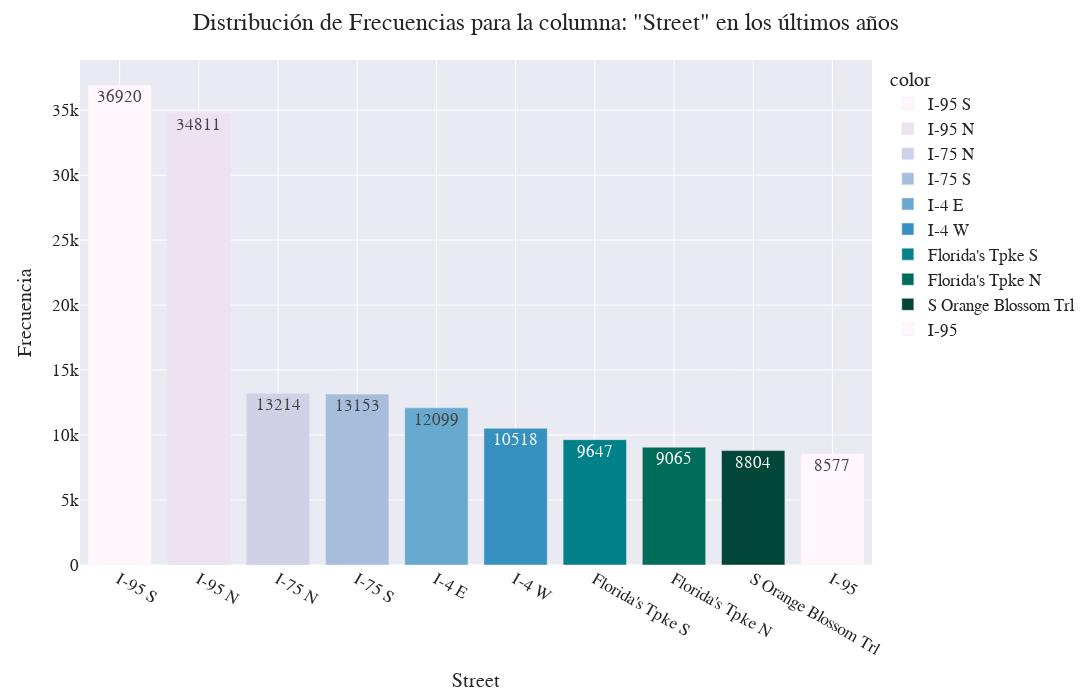
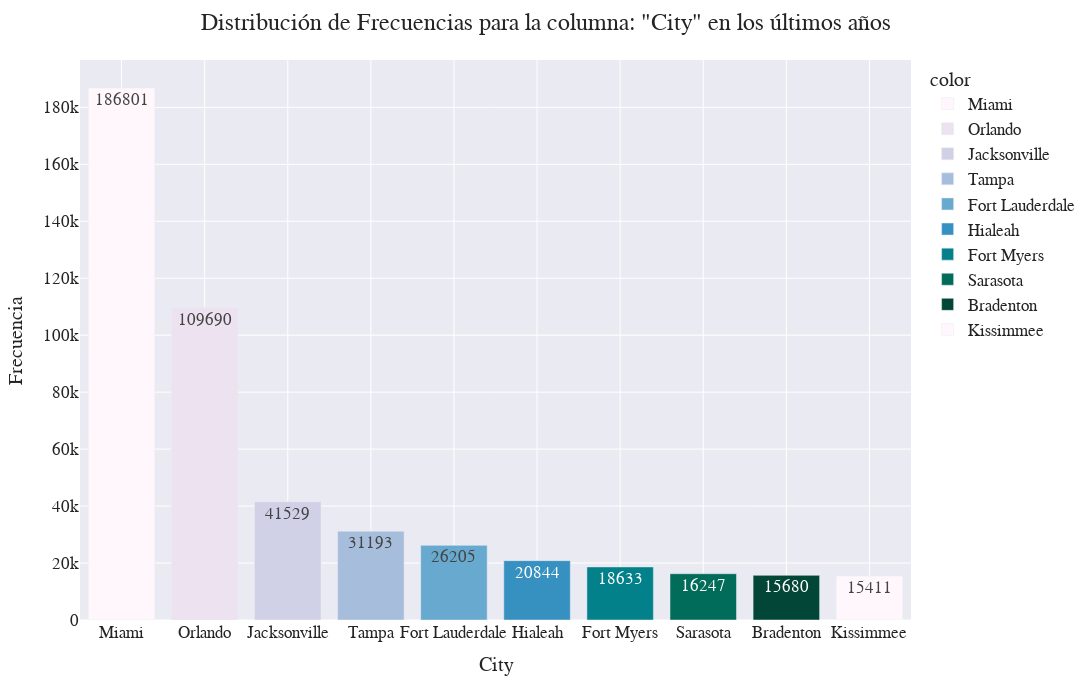
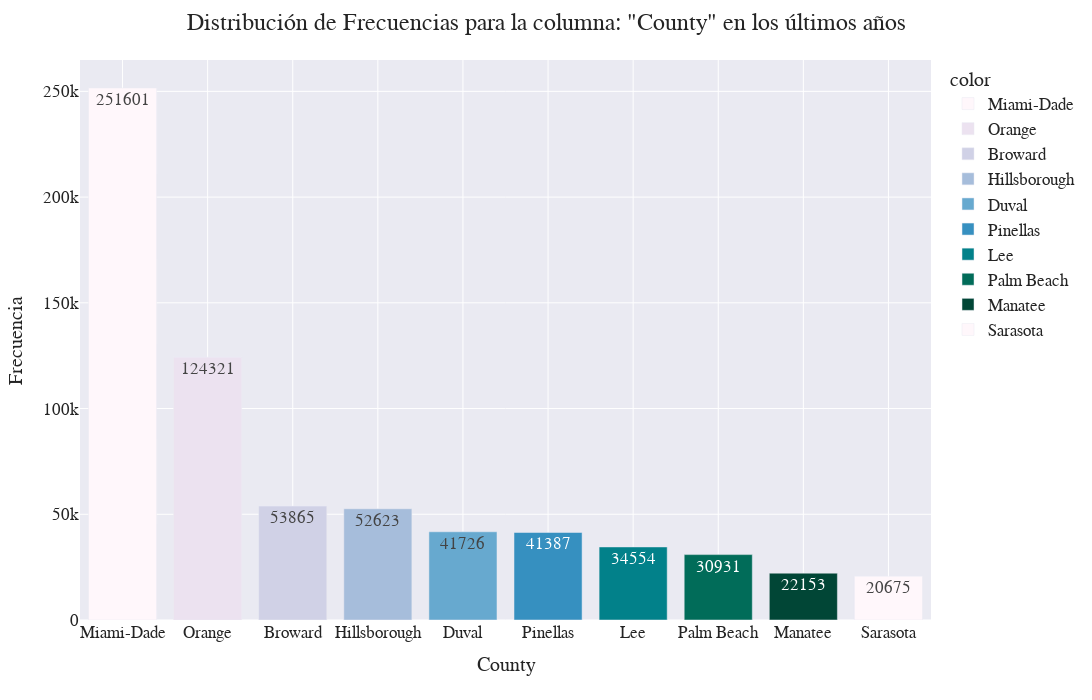
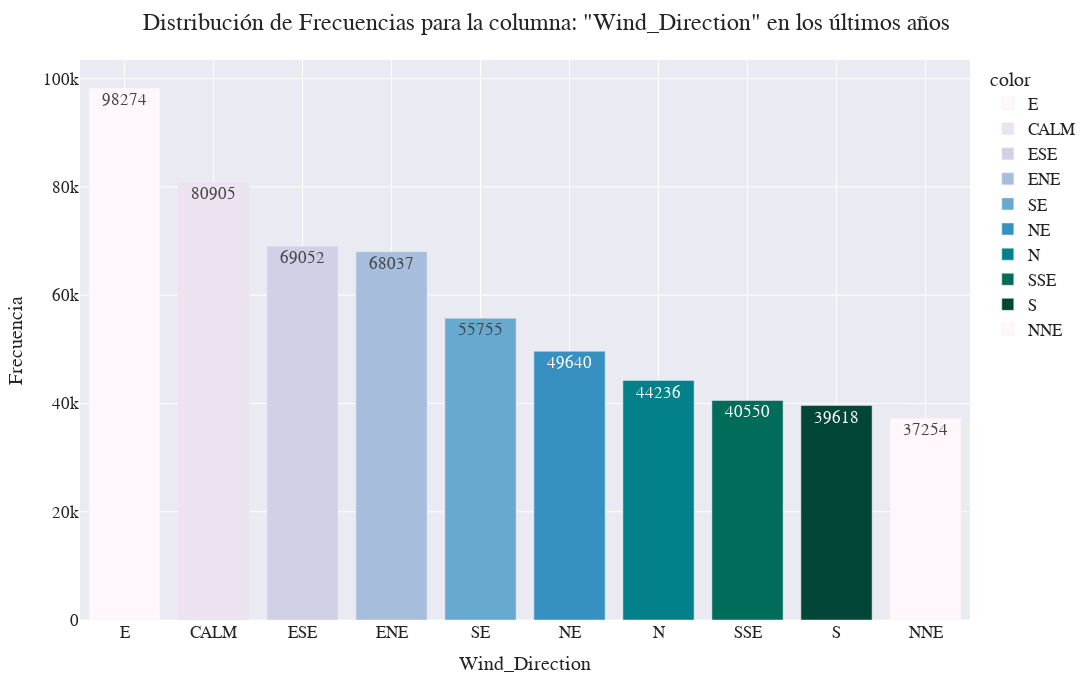

Notebook source saved alongside these figures, in order:
### Code cell
# Visualización de las frecuencias de los valores de las columnas categóricas
# Iteramos sobre el top ten
for columna in frecuencias_df['Columna'].unique():

    # Filtrar el DataFrame para la columna actual
    df_columna = frecuencias_df[frecuencias_df['Columna'] == columna]

    # Crear el gráfico de barras
    fig = px.bar(
      y=df_columna['Frecuencia'],
      x=df_columna['Valor'],
      color=df_columna['Valor'],
      color_discrete_sequence=px.colors.sequential.PuBuGn,
      text=df_columna['Frecuencia'],
      template='seaborn'    # templates disponibles: ['ggplot2', 'seaborn', 'simple_white', 'plotly', 'plotly_white', 'plotly_dark', 'presentation', 'xgridoff','ygridoff', 'gridon', 'none']
      #link: https://plotly.com/python/templates/
    )

    #
    fig.update_layout(
        #title_text=f'Distribución de Frecuencias para la columna: "{columna}" en los últimos {count_of_years} años',
        title_text=f'Distribución de Frecuencias para la columna: "{columna}" en los últimos años',
        height=700,
        width=1800,
        xaxis_title=columna,
        yaxis_title="Frecuencia",
        font=dict(size=17, family="Franklin Gothic")
    )


    fig.show()
    print("\n")

### Figure 1 — Plotly figure (JSON) as saved in the notebook; plotly's stock layout.template omitted (floating-point values rounded to 4 significant figures)
{"data": [{"alignmentgroup": "True", "hovertemplate": "color=I-95 S<br>x=%{x}<br>y=%{y}<br>text=%{text}<extra></extra>", "legendgroup": "I-95 S", "marker": {"color": "rgb(255,247,251)", "pattern": {"shape": ""}}, "name": "I-95 S", "offsetgroup": "I-95 S", "orientation": "v", "showlegend": true, "text": [36920], "textposition": "auto", "type": "bar", "x": ["I-95 S"], "xaxis": "x", "y": [36920], "yaxis": "y"}, {"alignmentgroup": "True", "hovertemplate": "color=I-95 N<br>x=%{x}<br>y=%{y}<br>text=%{text}<extra></extra>", "legendgroup": "I-95 N", "marker": {"color": "rgb(236,226,240)", "pattern": {"shape": ""}}, "name": "I-95 N", "offsetgroup": "I-95 N", "orientation": "v", "showlegend": true, "text": [34811], "textposition": "auto", "type": "bar", "x": ["I-95 N"], "xaxis": "x", "y": [34811], "yaxis": "y"}, {"alignmentgroup": "True", "hovertemplate": "color=I-75 N<br>x=%{x}<br>y=%{y}<br>text=%{text}<extra></extra>", "legendgroup": "I-75 N", "marker": {"color": "rgb(208,209,230)", "pattern": {"shape": ""}}, "name": "I-75 N", "offsetgroup": "I-75 N", "orientation": "v", "showlegend": true, "text": [13214], "textposition": "auto", "type": "bar", "x": ["I-75 N"], "xaxis": "x", "y": [13214], "yaxis": "y"}, {"alignmentgroup": "True", "hovertemplate": "color=I-75 S<br>x=%{x}<br>y=%{y}<br>text=%{text}<extra></extra>", "legendgroup": "I-75 S", "marker": {"color": "rgb(166,189,219)", "pattern": {"shape": ""}}, "name": "I-75 S", "offsetgroup": "I-75 S", "orientation": "v", "showlegend": true, "text": [13153], "textposition": "auto", "type": "bar", "x": ["I-75 S"], "xaxis": "x", "y": [13153], "yaxis": "y"}, {"alignmentgroup": "True", "hovertemplate": "color=I-4 E<br>x=%{x}<br>y=%{y}<br>text=%{text}<extra></extra>", "legendgroup": "I-4 E", "marker": {"color": "rgb(103,169,207)", "pattern": {"shape": ""}}, "name": "I-4 E", "offsetgroup": "I-4 E", "orientation": "v", "showlegend": true, "text": [12099], "textposition": "auto", "type": "bar", "x": ["I-4 E"], "xaxis": "x", "y": [12099], "yaxis": "y"}, {"alignmentgroup": "True", "hovertemplate": "color=I-4 W<br>x=%{x}<br>y=%{y}<br>text=%{text}<extra></extra>", "legendgroup": "I-4 W", "marker": {"color": "rgb(54,144,192)", "pattern": {"shape": ""}}, "name": "I-4 W", "offsetgroup": "I-4 W", "orientation": "v", "showlegend": true, "text": [10518], "textposition": "auto", "type": "bar", "x": ["I-4 W"], "xaxis": "x", "y": [10518], "yaxis": "y"}, {"alignmentgroup": "True", "hovertemplate": "color=Florida's Tpke S<br>x=%{x}<br>y=%{y}<br>text=%{text}<extra></extra>", "legendgroup": "Florida's Tpke S", "marker": {"color": "rgb(2,129,138)", "pattern": {"shape": ""}}, "name": "Florida's Tpke S", "offsetgroup": "Florida's Tpke S", "orientation": "v", "showlegend": true, "text": [9647], "textposition": "auto", "type": "bar", "x": ["Florida's Tpke S"], "xaxis": "x", "y": [9647], "yaxis": "y"}, {"alignmentgroup": "True", "hovertemplate": "color=Florida's Tpke N<br>x=%{x}<br>y=%{y}<br>text=%{text}<extra></extra>", "legendgroup": "Florida's Tpke N", "marker": {"color": "rgb(1,108,89)", "pattern": {"shape": ""}}, "name": "Florida's Tpke N", "offsetgroup": "Florida's Tpke N", "orientation": "v", "showlegend": true, "text": [9065], "textposition": "auto", "type": "bar", "x": ["Florida's Tpke N"], "xaxis": "x", "y": [9065], "yaxis": "y"}, {"alignmentgroup": "True", "hovertemplate": "color=S Orange Blossom Trl<br>x=%{x}<br>y=%{y}<br>text=%{text}<extra></extra>", "legendgroup": "S Orange Blossom Trl", "marker": {"color": "rgb(1,70,54)", "pattern": {"shape": ""}}, "name": "S Orange Blossom Trl", "offsetgroup": "S Orange Blossom Trl", "orientation": "v", "showlegend": true, "text": [8804], "textposition": "auto", "type": "bar", "x": ["S Orange Blossom Trl"], "xaxis": "x", "y": [8804], "yaxis": "y"}, {"alignmentgroup": "True", "hovertemplate": "color=I-95<br>x=%{x}<br>y=%{y}<br>text=%{text}<extra></extra>", "legendgroup": "I-95", "marker": {"color": "rgb(255,247,251)", "pattern": {"shape": ""}}, "name": "I-95", "offsetgroup": "I-95", "orientation": "v", "showlegend": true, "text": [8577], "textposition": "auto", "type": "bar", "x": ["I-95"], "xaxis": "x", "y": [8577], "yaxis": "y"}], "layout": {"barmode": "relative", "font": {"family": "Franklin Gothic", "size": 17}, "height": 700, "legend": {"title": {"text": "color"}, "tracegroupgap": 0}, "margin": {"t": 60}, "title": {"text": "Distribución de Frecuencias para la columna: \"Street\" en los últimos años"}, "width": 1800, "xaxis": {"anchor": "y", "domain": [0, 1], "title": {"text": "Street"}}, "yaxis": {"anchor": "x", "domain": [0, 1], "title": {"text": "Frecuencia"}}}}

### Figure 2 — Plotly figure (JSON) as saved in the notebook; plotly's stock layout.template omitted (floating-point values rounded to 4 significant figures)
{"data": [{"alignmentgroup": "True", "hovertemplate": "color=Miami<br>x=%{x}<br>y=%{y}<br>text=%{text}<extra></extra>", "legendgroup": "Miami", "marker": {"color": "rgb(255,247,251)", "pattern": {"shape": ""}}, "name": "Miami", "offsetgroup": "Miami", "orientation": "v", "showlegend": true, "text": [186801], "textposition": "auto", "type": "bar", "x": ["Miami"], "xaxis": "x", "y": [186801], "yaxis": "y"}, {"alignmentgroup": "True", "hovertemplate": "color=Orlando<br>x=%{x}<br>y=%{y}<br>text=%{text}<extra></extra>", "legendgroup": "Orlando", "marker": {"color": "rgb(236,226,240)", "pattern": {"shape": ""}}, "name": "Orlando", "offsetgroup": "Orlando", "orientation": "v", "showlegend": true, "text": [109690], "textposition": "auto", "type": "bar", "x": ["Orlando"], "xaxis": "x", "y": [109690], "yaxis": "y"}, {"alignmentgroup": "True", "hovertemplate": "color=Jacksonville<br>x=%{x}<br>y=%{y}<br>text=%{text}<extra></extra>", "legendgroup": "Jacksonville", "marker": {"color": "rgb(208,209,230)", "pattern": {"shape": ""}}, "name": "Jacksonville", "offsetgroup": "Jacksonville", "orientation": "v", "showlegend": true, "text": [41529], "textposition": "auto", "type": "bar", "x": ["Jacksonville"], "xaxis": "x", "y": [41529], "yaxis": "y"}, {"alignmentgroup": "True", "hovertemplate": "color=Tampa<br>x=%{x}<br>y=%{y}<br>text=%{text}<extra></extra>", "legendgroup": "Tampa", "marker": {"color": "rgb(166,189,219)", "pattern": {"shape": ""}}, "name": "Tampa", "offsetgroup": "Tampa", "orientation": "v", "showlegend": true, "text": [31193], "textposition": "auto", "type": "bar", "x": ["Tampa"], "xaxis": "x", "y": [31193], "yaxis": "y"}, {"alignmentgroup": "True", "hovertemplate": "color=Fort Lauderdale<br>x=%{x}<br>y=%{y}<br>text=%{text}<extra></extra>", "legendgroup": "Fort Lauderdale", "marker": {"color": "rgb(103,169,207)", "pattern": {"shape": ""}}, "name": "Fort Lauderdale", "offsetgroup": "Fort Lauderdale", "orientation": "v", "showlegend": true, "text": [26205], "textposition": "auto", "type": "bar", "x": ["Fort Lauderdale"], "xaxis": "x", "y": [26205], "yaxis": "y"}, {"alignmentgroup": "True", "hovertemplate": "color=Hialeah<br>x=%{x}<br>y=%{y}<br>text=%{text}<extra></extra>", "legendgroup": "Hialeah", "marker": {"color": "rgb(54,144,192)", "pattern": {"shape": ""}}, "name": "Hialeah", "offsetgroup": "Hialeah", "orientation": "v", "showlegend": true, "text": [20844], "textposition": "auto", "type": "bar", "x": ["Hialeah"], "xaxis": "x", "y": [20844], "yaxis": "y"}, {"alignmentgroup": "True", "hovertemplate": "color=Fort Myers<br>x=%{x}<br>y=%{y}<br>text=%{text}<extra></extra>", "legendgroup": "Fort Myers", "marker": {"color": "rgb(2,129,138)", "pattern": {"shape": ""}}, "name": "Fort Myers", "offsetgroup": "Fort Myers", "orientation": "v", "showlegend": true, "text": [18633], "textposition": "auto", "type": "bar", "x": ["Fort Myers"], "xaxis": "x", "y": [18633], "yaxis": "y"}, {"alignmentgroup": "True", "hovertemplate": "color=Sarasota<br>x=%{x}<br>y=%{y}<br>text=%{text}<extra></extra>", "legendgroup": "Sarasota", "marker": {"color": "rgb(1,108,89)", "pattern": {"shape": ""}}, "name": "Sarasota", "offsetgroup": "Sarasota", "orientation": "v", "showlegend": true, "text": [16247], "textposition": "auto", "type": "bar", "x": ["Sarasota"], "xaxis": "x", "y": [16247], "yaxis": "y"}, {"alignmentgroup": "True", "hovertemplate": "color=Bradenton<br>x=%{x}<br>y=%{y}<br>text=%{text}<extra></extra>", "legendgroup": "Bradenton", "marker": {"color": "rgb(1,70,54)", "pattern": {"shape": ""}}, "name": "Bradenton", "offsetgroup": "Bradenton", "orientation": "v", "showlegend": true, "text": [15680], "textposition": "auto", "type": "bar", "x": ["Bradenton"], "xaxis": "x", "y": [15680], "yaxis": "y"}, {"alignmentgroup": "True", "hovertemplate": "color=Kissimmee<br>x=%{x}<br>y=%{y}<br>text=%{text}<extra></extra>", "legendgroup": "Kissimmee", "marker": {"color": "rgb(255,247,251)", "pattern": {"shape": ""}}, "name": "Kissimmee", "offsetgroup": "Kissimmee", "orientation": "v", "showlegend": true, "text": [15411], "textposition": "auto", "type": "bar", "x": ["Kissimmee"], "xaxis": "x", "y": [15411], "yaxis": "y"}], "layout": {"barmode": "relative", "font": {"family": "Franklin Gothic", "size": 17}, "height": 700, "legend": {"title": {"text": "color"}, "tracegroupgap": 0}, "margin": {"t": 60}, "title": {"text": "Distribución de Frecuencias para la columna: \"City\" en los últimos años"}, "width": 1800, "xaxis": {"anchor": "y", "domain": [0, 1], "title": {"text": "City"}}, "yaxis": {"anchor": "x", "domain": [0, 1], "title": {"text": "Frecuencia"}}}}

### Figure 3 — Plotly figure (JSON) as saved in the notebook; plotly's stock layout.template omitted (floating-point values rounded to 4 significant figures)
{"data": [{"alignmentgroup": "True", "hovertemplate": "color=Miami-Dade<br>x=%{x}<br>y=%{y}<br>text=%{text}<extra></extra>", "legendgroup": "Miami-Dade", "marker": {"color": "rgb(255,247,251)", "pattern": {"shape": ""}}, "name": "Miami-Dade", "offsetgroup": "Miami-Dade", "orientation": "v", "showlegend": true, "text": [251601], "textposition": "auto", "type": "bar", "x": ["Miami-Dade"], "xaxis": "x", "y": [251601], "yaxis": "y"}, {"alignmentgroup": "True", "hovertemplate": "color=Orange<br>x=%{x}<br>y=%{y}<br>text=%{text}<extra></extra>", "legendgroup": "Orange", "marker": {"color": "rgb(236,226,240)", "pattern": {"shape": ""}}, "name": "Orange", "offsetgroup": "Orange", "orientation": "v", "showlegend": true, "text": [124321], "textposition": "auto", "type": "bar", "x": ["Orange"], "xaxis": "x", "y": [124321], "yaxis": "y"}, {"alignmentgroup": "True", "hovertemplate": "color=Broward<br>x=%{x}<br>y=%{y}<br>text=%{text}<extra></extra>", "legendgroup": "Broward", "marker": {"color": "rgb(208,209,230)", "pattern": {"shape": ""}}, "name": "Broward", "offsetgroup": "Broward", "orientation": "v", "showlegend": true, "text": [53865], "textposition": "auto", "type": "bar", "x": ["Broward"], "xaxis": "x", "y": [53865], "yaxis": "y"}, {"alignmentgroup": "True", "hovertemplate": "color=Hillsborough<br>x=%{x}<br>y=%{y}<br>text=%{text}<extra></extra>", "legendgroup": "Hillsborough", "marker": {"color": "rgb(166,189,219)", "pattern": {"shape": ""}}, "name": "Hillsborough", "offsetgroup": "Hillsborough", "orientation": "v", "showlegend": true, "text": [52623], "textposition": "auto", "type": "bar", "x": ["Hillsborough"], "xaxis": "x", "y": [52623], "yaxis": "y"}, {"alignmentgroup": "True", "hovertemplate": "color=Duval<br>x=%{x}<br>y=%{y}<br>text=%{text}<extra></extra>", "legendgroup": "Duval", "marker": {"color": "rgb(103,169,207)", "pattern": {"shape": ""}}, "name": "Duval", "offsetgroup": "Duval", "orientation": "v", "showlegend": true, "text": [41726], "textposition": "auto", "type": "bar", "x": ["Duval"], "xaxis": "x", "y": [41726], "yaxis": "y"}, {"alignmentgroup": "True", "hovertemplate": "color=Pinellas<br>x=%{x}<br>y=%{y}<br>text=%{text}<extra></extra>", "legendgroup": "Pinellas", "marker": {"color": "rgb(54,144,192)", "pattern": {"shape": ""}}, "name": "Pinellas", "offsetgroup": "Pinellas", "orientation": "v", "showlegend": true, "text": [41387], "textposition": "auto", "type": "bar", "x": ["Pinellas"], "xaxis": "x", "y": [41387], "yaxis": "y"}, {"alignmentgroup": "True", "hovertemplate": "color=Lee<br>x=%{x}<br>y=%{y}<br>text=%{text}<extra></extra>", "legendgroup": "Lee", "marker": {"color": "rgb(2,129,138)", "pattern": {"shape": ""}}, "name": "Lee", "offsetgroup": "Lee", "orientation": "v", "showlegend": true, "text": [34554], "textposition": "auto", "type": "bar", "x": ["Lee"], "xaxis": "x", "y": [34554], "yaxis": "y"}, {"alignmentgroup": "True", "hovertemplate": "color=Palm Beach<br>x=%{x}<br>y=%{y}<br>text=%{text}<extra></extra>", "legendgroup": "Palm Beach", "marker": {"color": "rgb(1,108,89)", "pattern": {"shape": ""}}, "name": "Palm Beach", "offsetgroup": "Palm Beach", "orientation": "v", "showlegend": true, "text": [30931], "textposition": "auto", "type": "bar", "x": ["Palm Beach"], "xaxis": "x", "y": [30931], "yaxis": "y"}, {"alignmentgroup": "True", "hovertemplate": "color=Manatee<br>x=%{x}<br>y=%{y}<br>text=%{text}<extra></extra>", "legendgroup": "Manatee", "marker": {"color": "rgb(1,70,54)", "pattern": {"shape": ""}}, "name": "Manatee", "offsetgroup": "Manatee", "orientation": "v", "showlegend": true, "text": [22153], "textposition": "auto", "type": "bar", "x": ["Manatee"], "xaxis": "x", "y": [22153], "yaxis": "y"}, {"alignmentgroup": "True", "hovertemplate": "color=Sarasota<br>x=%{x}<br>y=%{y}<br>text=%{text}<extra></extra>", "legendgroup": "Sarasota", "marker": {"color": "rgb(255,247,251)", "pattern": {"shape": ""}}, "name": "Sarasota", "offsetgroup": "Sarasota", "orientation": "v", "showlegend": true, "text": [20675], "textposition": "auto", "type": "bar", "x": ["Sarasota"], "xaxis": "x", "y": [20675], "yaxis": "y"}], "layout": {"barmode": "relative", "font": {"family": "Franklin Gothic", "size": 17}, "height": 700, "legend": {"title": {"text": "color"}, "tracegroupgap": 0}, "margin": {"t": 60}, "title": {"text": "Distribución de Frecuencias para la columna: \"County\" en los últimos años"}, "width": 1800, "xaxis": {"anchor": "y", "domain": [0, 1], "title": {"text": "County"}}, "yaxis": {"anchor": "x", "domain": [0, 1], "title": {"text": "Frecuencia"}}}}

### Figure 4 — Plotly figure (JSON) as saved in the notebook; plotly's stock layout.template omitted (floating-point values rounded to 4 significant figures)
{"data": [{"alignmentgroup": "True", "hovertemplate": "color=E<br>x=%{x}<br>y=%{y}<br>text=%{text}<extra></extra>", "legendgroup": "E", "marker": {"color": "rgb(255,247,251)", "pattern": {"shape": ""}}, "name": "E", "offsetgroup": "E", "orientation": "v", "showlegend": true, "text": [98274], "textposition": "auto", "type": "bar", "x": ["E"], "xaxis": "x", "y": [98274], "yaxis": "y"}, {"alignmentgroup": "True", "hovertemplate": "color=CALM<br>x=%{x}<br>y=%{y}<br>text=%{text}<extra></extra>", "legendgroup": "CALM", "marker": {"color": "rgb(236,226,240)", "pattern": {"shape": ""}}, "name": "CALM", "offsetgroup": "CALM", "orientation": "v", "showlegend": true, "text": [80905], "textposition": "auto", "type": "bar", "x": ["CALM"], "xaxis": "x", "y": [80905], "yaxis": "y"}, {"alignmentgroup": "True", "hovertemplate": "color=ESE<br>x=%{x}<br>y=%{y}<br>text=%{text}<extra></extra>", "legendgroup": "ESE", "marker": {"color": "rgb(208,209,230)", "pattern": {"shape": ""}}, "name": "ESE", "offsetgroup": "ESE", "orientation": "v", "showlegend": true, "text": [69052], "textposition": "auto", "type": "bar", "x": ["ESE"], "xaxis": "x", "y": [69052], "yaxis": "y"}, {"alignmentgroup": "True", "hovertemplate": "color=ENE<br>x=%{x}<br>y=%{y}<br>text=%{text}<extra></extra>", "legendgroup": "ENE", "marker": {"color": "rgb(166,189,219)", "pattern": {"shape": ""}}, "name": "ENE", "offsetgroup": "ENE", "orientation": "v", "showlegend": true, "text": [68037], "textposition": "auto", "type": "bar", "x": ["ENE"], "xaxis": "x", "y": [68037], "yaxis": "y"}, {"alignmentgroup": "True", "hovertemplate": "color=SE<br>x=%{x}<br>y=%{y}<br>text=%{text}<extra></extra>", "legendgroup": "SE", "marker": {"color": "rgb(103,169,207)", "pattern": {"shape": ""}}, "name": "SE", "offsetgroup": "SE", "orientation": "v", "showlegend": true, "text": [55755], "textposition": "auto", "type": "bar", "x": ["SE"], "xaxis": "x", "y": [55755], "yaxis": "y"}, {"alignmentgroup": "True", "hovertemplate": "color=NE<br>x=%{x}<br>y=%{y}<br>text=%{text}<extra></extra>", "legendgroup": "NE", "marker": {"color": "rgb(54,144,192)", "pattern": {"shape": ""}}, "name": "NE", "offsetgroup": "NE", "orientation": "v", "showlegend": true, "text": [49640], "textposition": "auto", "type": "bar", "x": ["NE"], "xaxis": "x", "y": [49640], "yaxis": "y"}, {"alignmentgroup": "True", "hovertemplate": "color=N<br>x=%{x}<br>y=%{y}<br>text=%{text}<extra></extra>", "legendgroup": "N", "marker": {"color": "rgb(2,129,138)", "pattern": {"shape": ""}}, "name": "N", "offsetgroup": "N", "orientation": "v", "showlegend": true, "text": [44236], "textposition": "auto", "type": "bar", "x": ["N"], "xaxis": "x", "y": [44236], "yaxis": "y"}, {"alignmentgroup": "True", "hovertemplate": "color=SSE<br>x=%{x}<br>y=%{y}<br>text=%{text}<extra></extra>", "legendgroup": "SSE", "marker": {"color": "rgb(1,108,89)", "pattern": {"shape": ""}}, "name": "SSE", "offsetgroup": "SSE", "orientation": "v", "showlegend": true, "text": [40550], "textposition": "auto", "type": "bar", "x": ["SSE"], "xaxis": "x", "y": [40550], "yaxis": "y"}, {"alignmentgroup": "True", "hovertemplate": "color=S<br>x=%{x}<br>y=%{y}<br>text=%{text}<extra></extra>", "legendgroup": "S", "marker": {"color": "rgb(1,70,54)", "pattern": {"shape": ""}}, "name": "S", "offsetgroup": "S", "orientation": "v", "showlegend": true, "text": [39618], "textposition": "auto", "type": "bar", "x": ["S"], "xaxis": "x", "y": [39618], "yaxis": "y"}, {"alignmentgroup": "True", "hovertemplate": "color=NNE<br>x=%{x}<br>y=%{y}<br>text=%{text}<extra></extra>", "legendgroup": "NNE", "marker": {"color": "rgb(255,247,251)", "pattern": {"shape": ""}}, "name": "NNE", "offsetgroup": "NNE", "orientation": "v", "showlegend": true, "text": [37254], "textposition": "auto", "type": "bar", "x": ["NNE"], "xaxis": "x", "y": [37254], "yaxis": "y"}], "layout": {"barmode": "relative", "font": {"family": "Franklin Gothic", "size": 17}, "height": 700, "legend": {"title": {"text": "color"}, "tracegroupgap": 0}, "margin": {"t": 60}, "title": {"text": "Distribución de Frecuencias para la columna: \"Wind_Direction\" en los últimos años"}, "width": 1800, "xaxis": {"anchor": "y", "domain": [0, 1], "title": {"text": "Wind_Direction"}}, "yaxis": {"anchor": "x", "domain": [0, 1], "title": {"text": "Frecuencia"}}}}
